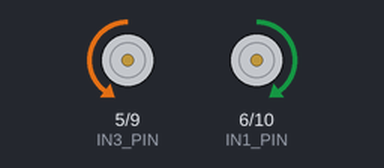
Simulated run of this sketch. Board: Arduino Uno, built with avr-gcc and run on an emulated ATmega328P. Shown: motor-driver pin pairs drawn as motors (green arrow = first pin HIGH = forward, orange = second pin HIGH = backward, longer = more drive).

Above: at 0.1 s.
At 12.1 s:
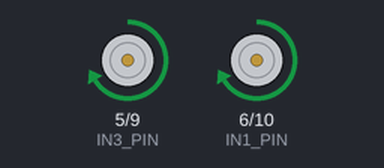
At 25.1 s:
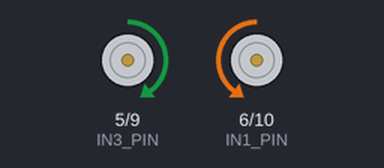
At 35.1 s:
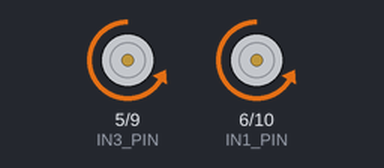
Timing chart, 0 to 39.5 s (numbered marks = the images above):
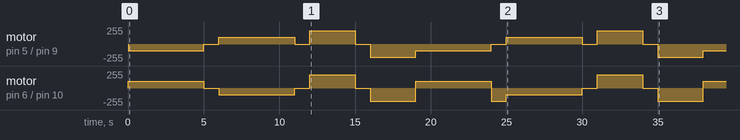

Measured:
- by itself, motor on pin 5 (IN3_PIN) / pin 9 (IN4_PIN): stopped → backward 100/255 at 0.00 s, → stopped 5.0 s later, → forward 100/255 1.0 s later, → stopped 5.0 s later, … (15 changes in this stretch)

The sketch:

Motor_Test.ino
```cpp
#define IN1_PIN 6
#define IN2_PIN 10
#define IN3_PIN 5
#define IN4_PIN 9

void setup() {
  Serial.begin(9600);
  pinMode(IN1_PIN, OUTPUT);
  digitalWrite(IN1_PIN, LOW); // When not sending PWM, we want it low
  pinMode(IN2_PIN, OUTPUT);
  digitalWrite(IN2_PIN, LOW); // When not sending PWM, we want it low
  pinMode(IN3_PIN, OUTPUT);
  digitalWrite(IN3_PIN, LOW); // When not sending PWM, we want it low
  pinMode(IN4_PIN, OUTPUT);
  digitalWrite(IN4_PIN, LOW); // When not sending PWM, we want it low
}

void loop() {
  analogWrite(IN1_PIN, 100);
  analogWrite(IN2_PIN, LOW);
  analogWrite(IN3_PIN, LOW);
  analogWrite(IN4_PIN, 100);
  delay(5000);
  //******** ******************************//forward
  analogWrite(IN1_PIN, HIGH);
  analogWrite(IN2_PIN, HIGH);
  analogWrite(IN3_PIN, HIGH);
  analogWrite(IN4_PIN, HIGH);
  delay(1000);//********************************************//stop
  analogWrite(IN1_PIN, LOW);
  analogWrite(IN2_PIN, 100);
  analogWrite(IN3_PIN, 100);
  analogWrite(IN4_PIN, LOW);
  delay(5000);//*********************************************//back
  analogWrite(IN1_PIN, HIGH);
  analogWrite(IN2_PIN, HIGH);
  analogWrite(IN3_PIN, HIGH);
  analogWrite(IN4_PIN, HIGH);
  delay(1000);
  //******* ***************************************//stop
  analogWrite(IN1_PIN, 200);
  analogWrite(IN2_PIN, LOW);
  analogWrite(IN3_PIN, 200);
  analogWrite(IN4_PIN, LOW);
  delay(3000);
  //*******************************************//left
  analogWrite(IN1_PIN, HIGH);
  analogWrite(IN2_PIN, HIGH);
  analogWrite(IN3_PIN, HIGH);
  analogWrite(IN4_PIN, HIGH);
  delay(1000); //*******************************************//stop
  analogWrite(IN1_PIN, LOW);
  analogWrite(IN2_PIN, 200);
  analogWrite(IN3_PIN, LOW);
  analogWrite(IN4_PIN, 200);
  delay(3000);//*** ***************************************//right
}
```
